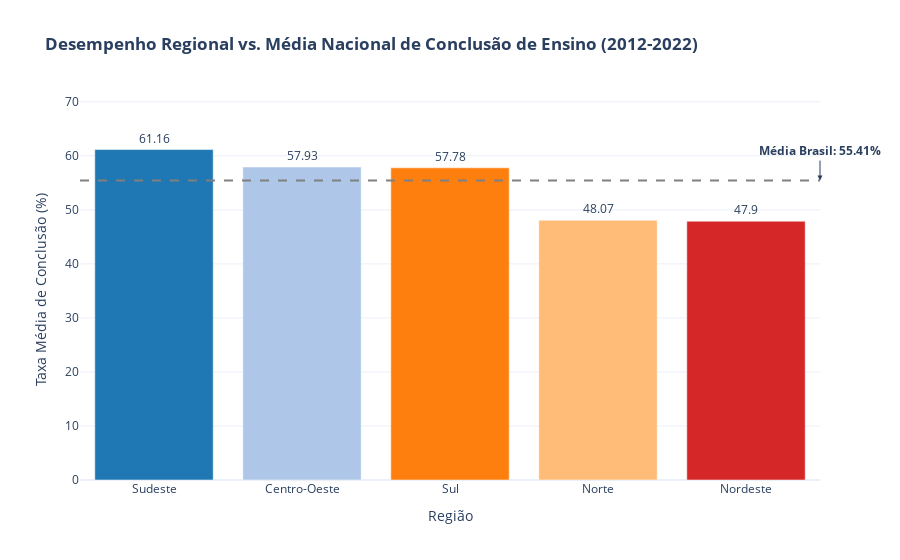

Notebook cell for this chart:
### Markdown cell above
### 3. Cálculo da Média Geral e Visualização Macro

### Code cell
media_geral = df_todas.groupby('regiao')['taxa_concluiu_pct'].mean().reset_index()

# Adicionamos uma verificação para garantir que 'Brasil' existe antes de tentar acessá-lo
if 'Brasil' not in media_geral['regiao'].values:
    raise ValueError("A região 'Brasil' não foi encontrada. Verifique o arquivo por espaços extras ou erros de digitação.")

media_brasil = media_geral.loc[media_geral['regiao'] == 'Brasil', 'taxa_concluiu_pct'].iloc[0]
media_regioes = media_geral[media_geral['regiao'] != 'Brasil'].sort_values(by='taxa_concluiu_pct', ascending=False)
media_regioes['taxa_concluiu_pct'] = media_regioes['taxa_concluiu_pct'].round(2)

fig_bar = go.Figure()
fig_bar.add_trace(go.Bar(
    x=media_regioes['regiao'], y=media_regioes['taxa_concluiu_pct'],
    text=media_regioes['taxa_concluiu_pct'], textposition='outside',
    name='Média Regional',
    marker_color=['#1f77b4', '#aec7e8', '#ff7f0e', '#ffbb78', '#d62728']
))
fig_bar.add_hline(y=media_brasil, line_dash="dash", line_color="gray")

fig_bar.add_annotation(
    x=1, y=media_brasil,
    xref="paper", yref="y",
    text=f"<b>Média Brasil: {media_brasil:.2f}%</b>",
    showarrow=True, arrowhead=2, ax=0, ay=-30
)


fig_bar.update_layout(
    title_text='<b>Desempenho Regional vs. Média Nacional de Conclusão de Ensino (2012-2022)</b>',
    xaxis_title='Região', yaxis_title='Taxa Média de Conclusão (%)', showlegend=False,
    yaxis=dict(range=[0, media_regioes['taxa_concluiu_pct'].max() * 1.15])
)
fig_bar.show()

### Figure 1 — Plotly figure (JSON) as saved in the notebook; plotly's stock layout.template omitted (floating-point values rounded to 4 significant figures)
{"data": [{"marker": {"color": ["#1f77b4", "#aec7e8", "#ff7f0e", "#ffbb78", "#d62728"]}, "name": "Média Regional", "text": [61.16, 57.93, 57.78, 48.07, 47.9], "textposition": "outside", "type": "bar", "x": ["Sudeste", "Centro-Oeste", "Sul", "Norte", "Nordeste"], "y": [61.16, 57.93, 57.78, 48.07, 47.9]}], "layout": {"annotations": [{"arrowhead": 2, "ax": 0, "ay": -30, "showarrow": true, "text": "<b>Média Brasil: 55.41%</b>", "x": 1, "xref": "paper", "y": 55.41, "yref": "y"}], "shapes": [{"line": {"color": "gray", "dash": "dash"}, "type": "line", "x0": 0, "x1": 1, "xref": "x domain", "y0": 55.41, "y1": 55.41, "yref": "y"}], "showlegend": false, "title": {"text": "<b>Desempenho Regional vs. Média Nacional de Conclusão de Ensino (2012-2022)</b>"}, "xaxis": {"title": {"text": "Região"}}, "yaxis": {"range": [0, 70.33], "title": {"text": "Taxa Média de Conclusão (%)"}}}}
